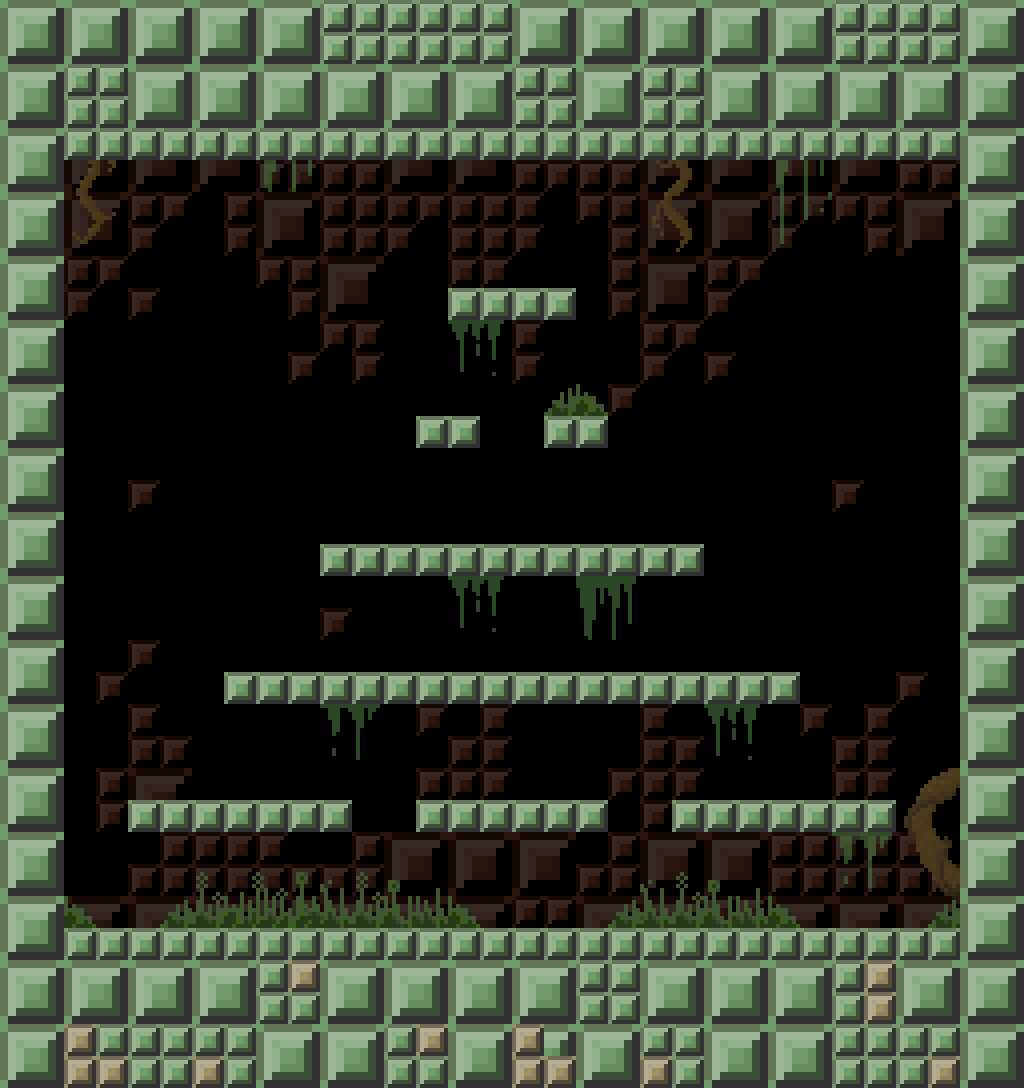

This is a level from a 2D game, rendered from its Tiled map with the project's own tilesets. A one-line summary and the map file follow, with tile-layer data summarised:
An orthogonal 16x17 tile map with 64x64 px tiles, 3 tile layers (background, detail, Blocks), 2 tilesets and 16 objects (8x Platform, 4x Solid, 2x clocksy, 2x squatmo).

<map version="1.0" tiledversion="1.0.2" orientation="orthogonal" renderorder="left-down" width="16" height="17" tilewidth="64" tileheight="64" nextobjectid="60">
 <properties>
  <property name="colour_quad" type="int" value="1" />
  <property name="round_time" type="float" value="22" />
 </properties>
 <tileset firstgid="1" name="large" tilewidth="64" tileheight="64" tilecount="112" columns="14">
  <image source="../images/block.png" width="896" height="512" />
 </tileset>
 <tileset firstgid="113" name="block_background" tilewidth="64" tileheight="64" tilecount="42" columns="6">
  <image source="../images/block_background.png" width="384" height="448" />
 </tileset>
 <layer name="background" width="16" height="17">
  <data>[272 cells, 152 non-empty, 14 distinct tile ids]</data>
 </layer>
 <layer name="detail" width="16" height="17">
  <data>[272 cells, 35 non-empty, 20 distinct tile ids]</data>
 </layer>
 <layer name="Blocks" width="16" height="17">
  <data>[272 cells, 96 non-empty, 10 distinct tile ids]</data>
 </layer>
 <objectgroup color="#00aa00" name="geometry" visible="0">
  <object id="3" type="Solid" x="64" y="96" width="896" height="64" />
  <object id="7" type="Solid" x="64" y="928" width="896" height="64" />
  <object id="8" type="Solid" x="960" y="128" width="64" height="832" />
  <object id="9" type="Solid" x="0" y="128" width="64" height="832" />
  <object id="54" type="Platform" x="432" y="800" width="160" height="32" />
  <object id="53" type="Platform" x="144" y="800" width="208" height="32" />
  <object id="48" type="Platform" x="448" y="288" width="128" height="32" />
  <object id="55" type="Platform" x="672" y="800" width="208" height="32" />
  <object id="51" type="Platform" x="320" y="544" width="384" height="32" />
  <object id="49" type="Platform" x="416" y="416" width="48" height="32" />
  <object id="52" type="Platform" x="224" y="672" width="576" height="32" />
  <object id="50" type="Platform" x="560" y="416" width="48" height="32" />
 </objectgroup>
 <objectgroup name="Spawn">
  <object id="44" name="clocksy" x="432" y="352" width="16" height="16" />
  <object id="45" name="clocksy" x="576" y="352" width="16" height="16" />
  <object id="46" name="squatmo" x="480" y="208" width="16" height="16" />
  <object id="47" name="squatmo" x="544" y="208" width="16" height="16" />
 </objectgroup>
</map>
